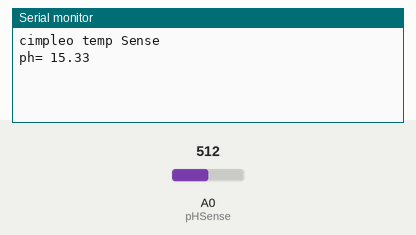
Recording of a sketch running on a simulated Arduino Uno, built with avr-gcc and run on an emulated ATmega328P. Parts: the last lines printed to the serial monitor. The inputs (shaded band) are chosen by the test bench; at power-on: A0 (pHSense) = 512.

Above: at 1.3 s.
1.4 s: A0 (pHSense) set to 716
At 1.4 s:
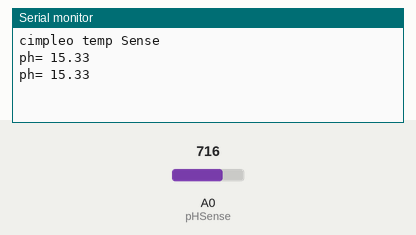
2.9 s: A0 (pHSense) set to 900
At 4.4 s:
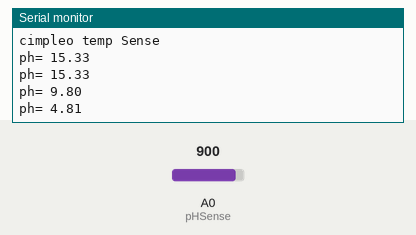
Timing chart, 0 to 5.9 s (numbered marks = the images above; inputs shaded):
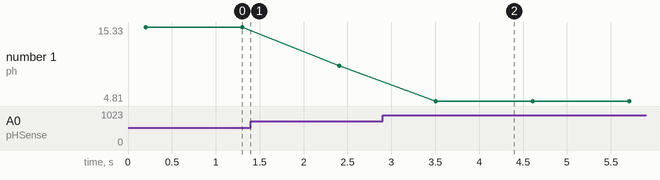

The sketch:

PH.ino
```cpp
#include <Arduino.h>

int pHSense = A0;
int samples = 10;
float adc_resolution = 1024.0;

void setup()
{
    Serial.begin(9600);
    delay(100);
    Serial.println("cimpleo temp Sense");
}

float ph (float voltage) {
    return 7 + ((4 - voltage) / 0.18);
}

void loop()
{
    int measurings=0;

    for (int i = 0; i < samples; i++)
    {
        measurings += analogRead(pHSense);
        delay(10);

    }

    float voltage = 5 / adc_resolution * measurings/samples;
    Serial.print("ph= ");
    Serial.println(ph(voltage));
    delay(1000);
}
```

Measured:
- after the input at 2.9 s, the serial monitor: prints a new line after 0.61 s (image 2)
- plotted number 1: 15.33 → 9.8 after the input at 1.4 s, 9.8 → 4.81 after the input at 2.9 s
